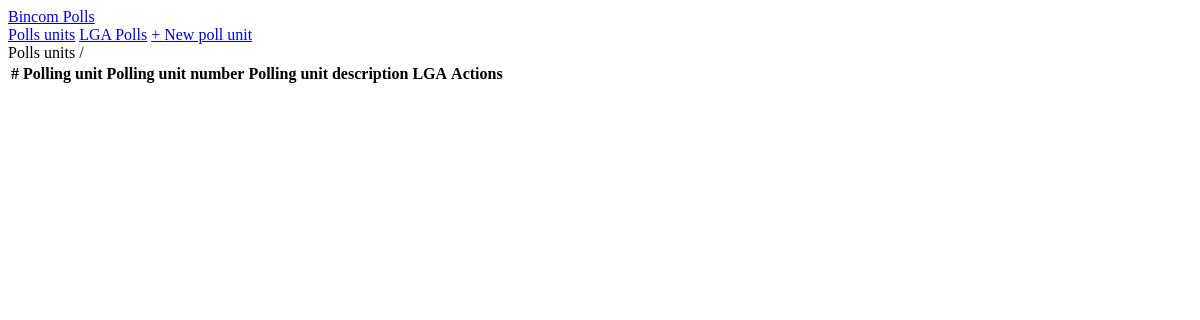
The app's page /lga/1/details/, older data.
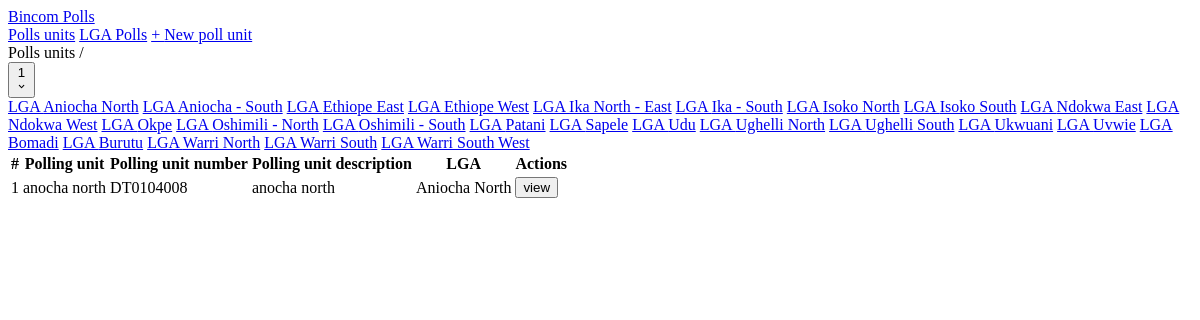
The same page, newer data.
### polls/models.py (models this page shows, shortened)
class LGA(models.Model):
    lga_id = models.PositiveBigIntegerField(blank=False)
    lga_name = models.CharField(max_length=50, blank=False)
    state_id = models.PositiveBigIntegerField(blank=False)
    lga_description = models.TextField(blank=True)
    entered_by_user = models.CharField(max_length=50, null=True)
    date_entered = models.DateTimeField(auto_now_add=True, null=True)
    user_ip_address = models.CharField(max_length=50, blank=True, null=True)
    def __str__(self):
        return self.lga_name

class PollUnit(models.Model):
    polling_unit_id = models.PositiveBigIntegerField(blank=False)
    ward_id = models.PositiveBigIntegerField(blank=False)
    lga_id = models.ForeignKey(LGA, on_delete=models.CASCADE)
    uniquewardid = models.PositiveBigIntegerField(blank=False)
    polling_unit_number = models.CharField(max_length=50, blank=True)
    polling_unit_name = models.CharField(max_length=50, blank=True)
    polling_unit_description = models.TextField(blank=True, null=True)
    lat = models.CharField(max_length=255, blank=True)
    long = models.CharField(max_length=255, blank=True)
    entered_by_user = models.CharField(max_length=50, null=True)
    date_entered = models.DateTimeField(auto_now_add=True, null=True)
    user_ip_address = models.CharField(max_length=50, blank=True, null=True)

### polls/views.py (the view)
# urls.py: path("lga/<str:lga_id>/details/", LGAPollUnitList.as_view(), name="lga-polls-list"),
class LGAPollUnitList(View):
    def get(self, request, lga_id):
        poll_units = PollUnit.objects.filter(lga_id_id=lga_id).order_by("-date_entered")
        lgas = LGA.objects.order_by("-date_entered")
        context = {"poll_units": poll_units, "lga_id": lga_id, "lgas": list(set(lgas))}
        return render(request, "polls-unit-list.html", context)

### templates/polls-unit-list.html (shortened to what this page needs)
{% extends 'base.html' %}
{% block content %}
<div>
    <div class="py-4 text-2xl">
        <label class="font-bold underline">Polls units</label>
        /
        {% if lgas %}
            <div class="relative inline-block text-left">
                <div>
                    <button
                        type="button"
                        class="inline-flex justify-center w-full rounded-md shadow-sm text-2xl font-medium"
                        id="menu-button"
                        onclick="toggle_drop_down()"
                        aria-expanded="true"
                        aria-haspopup="true"
                    >
                        {{lga_id}}
                        <svg class="-mr-1 ml-2 h-5 w-5" xmlns="http://www.w3.org/2000/svg" viewBox="0 0 20 20" fill="currentColor" aria-hidden="true">
                        <path fill-rule="evenodd" d="M5.293 7.293a1 1 0 011.414 0L10 10.586l3.293-3.293a1 1 0 111.414 1.414l-4 4a1 1 0 01-1.414 0l-4-4a1 1 0 010-1.414z" clip-rule="evenodd" />
                        </svg>
                    </button>
                </div>
                <div id="menu-panel" class="transform opacity-0 scale-0 origin-top-right absolute right-0 mt-2 w-56 rounded-md shadow-lg bg-white ring-1 ring-black ring-opacity-5 focus:outline-none" role="menu" aria-orientation="vertical" aria-labelledby="menu-button" tabindex="-1">
                    <div class="py-1" role="none">
                        {% for lga in lgas %}
                            <a href="{% url 'lga-polls-list' lga %}" class="text-gray-700 block px-4 py-2 text-sm" tabindex="-1">LGA {{lga}}</a>
                        {% endfor %}
                    </div>
                </div>
            </div>
        {% endif %}
    </div>
    <table class="w-full bg-gray-800 shadow-lg rounded-lg">
        <thead class="bg-[#333]">
            <tr class="text-white text-left">
                <th class="font-bold py-2 text-center">#</th>
                <th class="font-bold py-2 px-4">Polling unit</th>
                <th class="font-bold py-2 px-4">Polling unit number</th>
                <th class="font-bold py-2 px-4">Polling unit description</th>
                <th class="font-bold py-2 px-4">LGA</th>
                <th class="font-bold py-2 px-4">Actions</th>
            </tr>
        </thead>
        <tbody>
            {% for poll_unit in poll_units %}
                <tr class="text-white text-left border-t-[1px] border-gray-900 hover:bg-gray-500 hover:shadow-lg transition duration-200 cursor-pointer">
                    <td class="py-2 text-center">{{ forloop.counter }}</td>
                    <td class="py-2 px-4">{{poll_unit.polling_unit_name}}</td>
                    <td class="py-2 px-4">{{poll_unit.polling_unit_number}}</td>
                    <td class="py-2 px-4">{{poll_unit.polling_unit_description}}</td>
                    <td class="py-2 px-4">{{poll_unit.lga_id.lga_name}}</td>
                    <td class="py-2 px-4 w-5">
                        <a href="{% url 'polls-details' poll_unit.polling_unit_number %}">
                            <button class="p-2 bg-gray-700 text-white rounded-lg hover:bg-gray-600 transition duration-200">
                                view
                            </button>
                        </a>
                    </td>
                </tr>
            {% endfor %}
        </tbody>
    </table>
</div>
{% endblock content %}

Row changes from the older to the newer data that the page shows:
added LGA: lga_name "Aniocha North"
added LGA: lga_name "Aniocha - South"
added LGA: lga_name "Ethiope East"
added LGA: lga_name "Ethiope West"
added LGA: lga_name "Ika North - East"
added LGA: lga_name "Ika - South"
added LGA: lga_name "Isoko North"
added LGA: lga_name "Isoko South"
added LGA: lga_name "Ndokwa East"
added LGA: lga_name "Ndokwa West"
added LGA: lga_name "Okpe"
added LGA: lga_name "Oshimili - North"
added LGA: lga_name "Oshimili - South"
added LGA: lga_name "Patani"
added LGA: lga_name "Sapele"
added LGA: lga_name "Udu"
added LGA: lga_name "Ughelli North"
added LGA: lga_name "Ughelli South"
added LGA: lga_name "Ukwuani"
added LGA: lga_name "Uvwie"
added LGA: lga_name "Bomadi"
added LGA: lga_name "Burutu"
added LGA: lga_name "Warri North"
added LGA: lga_name "Warri South"
added LGA: lga_name "Warri South West"
added PollUnit: polling_unit_name "anocha north", polling_unit_number "DT0104008", polling_unit_description "anocha north", lga_id.lga_name "Aniocha North"
Text that changed along with them:
{{ lga_id }}: (not shown) → "1"
